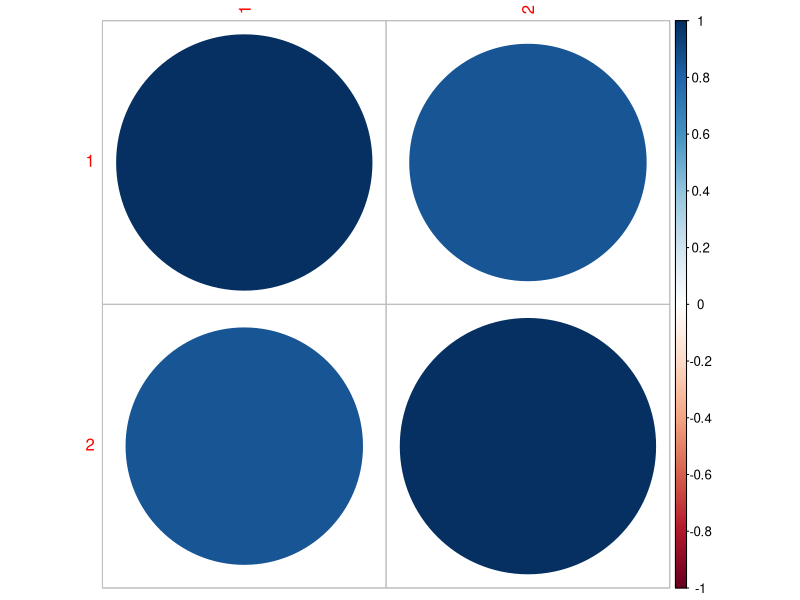

The R script that drew this image:
# Exemplo 1

# limpando o ambiente
rm(list = ls())

# carregando os pacotes necessários
library (corrplot)

# dados da livraria
X<-matrix(c(42,52,48,58,2,3,2,3), nrow=4, ncol=2, byrow=FALSE)
X
# vetor de médias
Xbarra<-apply(X, 2, mean)
Xbarra

# matriz de covariâncias
S<-cov(X)
S

# matriz de correlação
R<-cor(X)
R

# matriz de correlação  
corrplot(R, method = "circle")
          